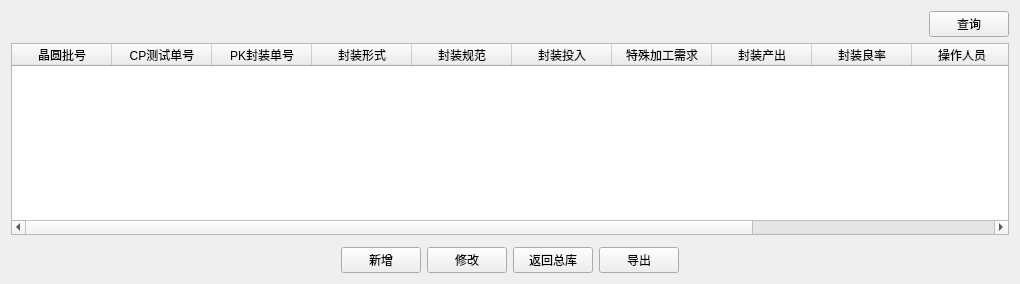
         <widget class="QWidget" name="tab_4">
          <attribute name="title">
           <string>PK封装订单</string>
          </attribute>
          <layout class="QGridLayout" name="gridLayout_9">
           <item row="0" column="0">
            <layout class="QHBoxLayout" name="horizontalLayout_9" stretch="5,0">
             <item>
              <spacer name="horizontalSpacer_11">
               <property name="orientation">
                <enum>Qt::Horizontal</enum>
               </property>
               <property name="sizeHint" stdset="0">
                <size>
                 <width>918</width>
                 <height>20</height>
                </size>
               </property>
              </spacer>
             </item>
             <item>
              <widget class="QPushButton" name="PK_managerQuery_pushButton_2">
               <property name="text">
                <string>查询</string>
               </property>
               <property name="icon">
                <iconset>
                 <normaloff>image/select.png</normaloff>image/select.png</iconset>
               </property>
               <property name="autoDefault">
                <bool>false</bool>
               </property>
              </widget>
             </item>
            </layout>
           </item>
           <item row="1" column="0">
            <widget class="QTableWidget" name="PK_tableWidget">
             <column>
              <property name="text">
               <string>晶圆批号</string>
              </property>
             </column>
             <column>
              <property name="text">
               <string>CP测试单号</string>
              </property>
             </column>
             <column>
              <property name="text">
               <string>PK封装单号</string>
              </property>
             </column>
             <column>
              <property name="text">
               <string>封装形式</string>
              </property>
             </column>
             <column>
              <property name="text">
               <string>封装规范</string>
              </property>
             </column>
             <column>
              <property name="text">
               <string>封装投入</string>
              </property>
             </column>
             <column>
              <property name="text">
               <string>特殊加工需求</string>
              </property>
             </column>
             <column>
              <property name="text">
               <string>封装产出</string>
              </property>
             </column>
             <column>
              <property name="text">
               <string>封装良率</string>
              </property>
             </column>
             <column>
              <property name="text">
               <string>操作人员</string>
              </property>
             </column>
             <column>
              <property name="text">
               <string>操作时间 </string>
              </property>
             </column>
             <column>
              <property name="text">
               <string>备注</string>
              </property>
             </column>
            </widget>
           </item>
           <item row="2" column="0">
            <widget class="QWidget" name="PK_widget" native="true">
             <property name="styleSheet">
              <string notr="true">font: 10pt &quot;黑体&quot;;</string>
             </property>
            </widget>
           </item>
           <item row="3" column="0">
            <layout class="QHBoxLayout" name="horizontalLayout_10" stretch="6,1,1,1,0,6">
             <item>
              <spacer name="horizontalSpacer_16">
               <property name="orientation">
                <enum>Qt::Horizontal</enum>
               </property>
               <property name="sizeHint" stdset="0">
                <size>
                 <width>40</width>
                 <height>20</height>
                </size>
               </property>
              </spacer>
             </item>
             <item>
              <widget class="QPushButton" name="PK_addMaterial_pushButton">
               <property name="text">
                <string>新增</string>
               </property>
               <property name="icon">
                <iconset>
                 <normaloff>image/add.png</normaloff>image/add.png</iconset>
               </property>
               <property name="autoDefault">
                <bool>false</bool>
               </property>
              </widget>
             </item>
             <item>
              <widget class="QPushButton" name="PK_alterMaterial_pushButton">
               <property name="text">
                <string>修改</string>
               </property>
               <property name="icon">
                <iconset>
                 <normaloff>image/main_exit.png</normaloff>image/main_exit.png</iconset>
               </property>
               <property name="autoDefault">
                <bool>false</bool>
               </property>
              </widget>
             </item>
             <item>
              <widget class="QPushButton" name="PK_returnALL_pushButton">
               <property name="text">
                <string>返回总库</string>
               </property>
               <property name="icon">
                <iconset>
                 <normaloff>image/first.png</normaloff>image/first.png</iconset>
               </property>
               <property name="autoDefault">
                <bool>false</bool>
               </property>
              </widget>
             </item>
             <item>
              <widget class="QPushButton" name="PK_managerOutExcel_pushBotton">
               <property name="text">
                <string>导出</string>
               </property>
               <property name="icon">
                <iconset>
                 <normaloff>image/excel.png</normaloff>image/excel.png</iconset>
               </property>
              </widget>
             </item>
             <item>
              <spacer name="horizontalSpacer_17">
               <property name="orientation">
                <enum>Qt::Horizontal</enum>
               </property>
               <property name="sizeHint" stdset="0">
                <size>
                 <width>40</width>
                 <height>20</height>
                </size>
               </property>
              </spacer>
             </item>
            </layout>
           </item>
          </layout>
         </widget>
